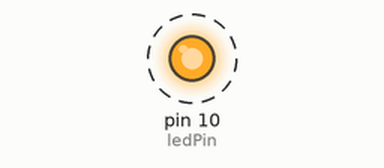
This sketch was run on a simulated Arduino Uno, built with avr-gcc and run on an emulated ATmega328P. Parts: output pins drawn as LEDs (lit = HIGH). Dashed ring = blinking.

Above: at 0.5 s.
Timing chart, 0 to 4.6 s (numbered marks = the images above):
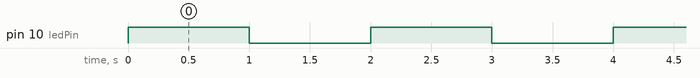

The sketch:

led_blinking.ino
```cpp
//From keyestudio Basic Starter V2 Kit for Arduino, project 2: LED blinking
int ledPin = 10; //define digital pin 10

void setup()
{
  pinMode(ledPin, OUTPUT); // define pin with LED connected as output.
}

void loop()
{

  digitalWrite(ledPin,HIGH); //set the LED on.
  delay(1000);;//wait for a second
  digitalWrite(ledPin,LOW); //set the LED off.
  delay(1000); //wait for a second
}
```

Measured:
- by itself, pin 10 (ledPin): alternates HIGH for 1.0 s and LOW for 1.0 s
